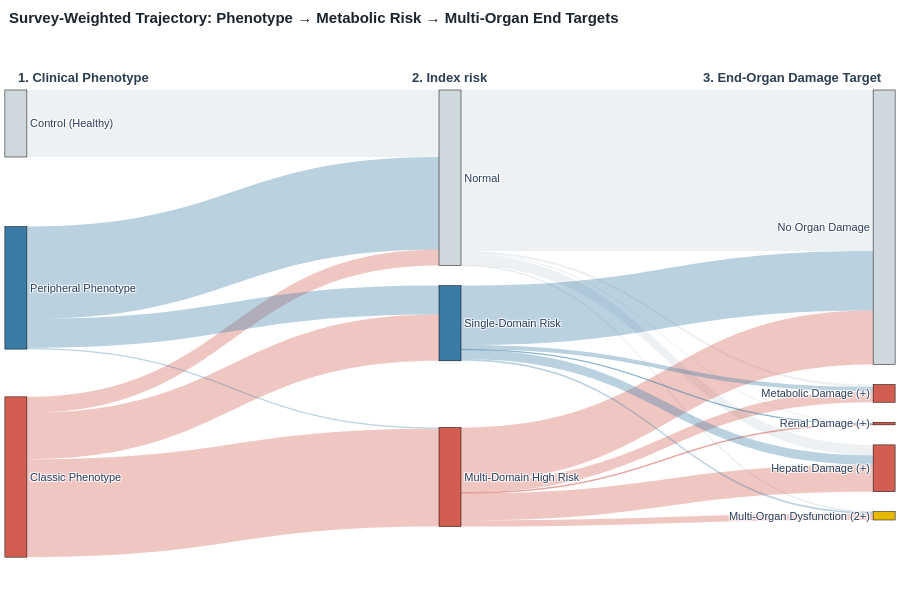

Here is the notebook cell this chart was saved with:
### Markdown cell above
#### **Phenotype $\rightarrow$ Domain Clustering $\rightarrow$ End-Organ Targets**

Evaluating risk accumulation across individual pathology domains (Renal, Metabolic, or Hepatic) demonstrates how physical phenotypes drive single- versus multi-domain organ vulnerability:

- **Domain Definitions:**

    - **Single-Domain Risk:** Isolated involvement of exactly one target organ domain (Renal, Metabolic, or Hepatic).
    - **Multi-Domain High Risk:** Concurrent pathology fulfilling end-organ damage criteria across at least two ($\ge 2$) distinct domains.
- **Flow Trajectories:**
    - **Peripheral Phenotype:** Primarily feeds into the Normal or Single-Domain Risk intermediate tiers, terminating mostly in No Organ Damage or isolated single-organ endpoints (dominated by Hepatic Damage).`
    - **Classic Phenotype:** Generates the vast majority of the Multi-Domain High Risk intermediate pool.
    - **Downstream Convergence:** The Multi-Domain High Risk intermediate stream flows almost entirely into single-domain endpoints (Hepatic and Metabolic Damage), demonstrating that visceral adiposity triggers mostly hepatic end-organ damage.

### Code cell
"""
Instantiate the Visualizer class with the composite end-organ damage column and create a new 
composite column for domain risks based on specific indices thresholds
"""
viz = Visualizer(sankey_df)
index_df = viz.prepare_two_index_sankey(metabolic_index="mets_ir_cutoff", hepatic_index="fli_rule_in")

# Tier order mapping
explicit_order_framework = {
    "phenotype": ["control", "peripheral", "classic"],
    "index_risk_tier": ["Low Index Risk", "Single-Domain Risk", "Multi-Domain High Risk"],
    "end_organ_outcome": [
        "none",
        "metabolic_only",
        "renal_only",
        "hepatic_only",
        "multi_organ",
    ],
}

# Tier label mapping
nested_labels_framework = {
    "phenotype": {
        "control": "Control (Healthy)",
        "peripheral": "Peripheral Phenotype",
        "classic": "Classic Phenotype",
    },
    "index_risk_tier": {
        "Low Index Risk": "Normal",
        "Single-Domain Risk": "Single-Domain Risk",
        "Multi-Domain High Risk": "Multi-Domain High Risk"
    },
    "end_organ_outcome": {
        "none": "No Organ Damage",
        "metabolic_only": "Metabolic Damage (+)",
        "renal_only": "Renal Damage (+)",
        "hepatic_only": "Hepatic Damage (+)",
        "multi_organ": "Multi-Organ Dysfunction (2+)",
    },
}

# Tier color mapping
nested_colors_framework = {
    "phenotype": {
        "control": "#CFD8DC",  
        "peripheral": "#3b7ca7",  
        "classic": "#d25d51",  
    },
    "index_risk_tier": {
        "Low Index Risk": "#CFD8DC",  
        "Single-Domain Risk": "#3b7ca7",  
        "Multi-Domain High Risk": "#d25d51",  
    },
    "end_organ_outcome": {
        "none": "#CFD8DC",  
        "metabolic_only": "#d25d51",  
        "renal_only": "#d25d51",  
        "hepatic_only": "#d25d51",  
        "multi_organ": "#e6b800",  
    },
}

fig_framework = viz.patient_sankey(
    df=index_df,
    tiers=["phenotype", "index_risk_tier", "end_organ_outcome"],
    tier_names=[
        "1. Clinical Phenotype",
        "2. Index risk",
        "3. End-Organ Damage Target",
    ],
    tier_order=explicit_order_framework,
    label_map=nested_labels_framework,
    color_map=nested_colors_framework,
    weight_col="WTSAF2YR",
    title="Survey-Weighted Trajectory: Phenotype → Metabolic Risk → Multi-Organ End Targets",
)

fig_framework.show()

### Figure 1 — Plotly figure (JSON) as saved in the notebook; plotly's stock layout.template omitted (floating-point values rounded to 4 significant figures)
{"data": [{"arrangement": "snap", "link": {"color": ["rgba(210, 93, 81, 0.35)", "rgba(210, 93, 81, 0.35)", "rgba(210, 93, 81, 0.35)", "rgba(207, 216, 220, 0.35)", "rgba(59, 124, 167, 0.35)", "rgba(59, 124, 167, 0.35)", "rgba(59, 124, 167, 0.35)", "rgba(207, 216, 220, 0.35)", "rgba(207, 216, 220, 0.35)", "rgba(207, 216, 220, 0.35)", "rgba(207, 216, 220, 0.35)", "rgba(207, 216, 220, 0.35)", "rgba(210, 93, 81, 0.35)", "rgba(210, 93, 81, 0.35)", "rgba(210, 93, 81, 0.35)", "rgba(210, 93, 81, 0.35)", "rgba(210, 93, 81, 0.35)", "rgba(59, 124, 167, 0.35)", "rgba(59, 124, 167, 0.35)", "rgba(59, 124, 167, 0.35)", "rgba(59, 124, 167, 0.35)", "rgba(59, 124, 167, 0.35)"], "source": [2, 2, 2, 0, 1, 1, 1, 3, 3, 3, 3, 3, 5, 5, 5, 5, 5, 4, 4, 4, 4, 4], "target": [3, 5, 4, 3, 3, 5, 4, 9, 7, 10, 6, 8, 9, 7, 10, 6, 8, 9, 7, 10, 6, 8], "value": [6968000.0, 42440000.0, 20070000.0, 29040000.0, 40080000.0, 531100.0, 12550000.0, 4539000.0, 1095000.0, 134400.0, 69730000.0, 581200.0, 11700000.0, 4813000.0, 2706000.0, 23430000.0, 320500.0, 4032000.0, 1814000.0, 773900.0, 25790000.0, 209500.0]}, "node": {"color": ["#CFD8DC", "#3b7ca7", "#d25d51", "#CFD8DC", "#3b7ca7", "#d25d51", "#CFD8DC", "#d25d51", "#d25d51", "#d25d51", "#e6b800"], "label": ["Control (Healthy)", "Peripheral Phenotype", "Classic Phenotype", "Normal", "Single-Domain Risk", "Multi-Domain High Risk", "No Organ Damage", "Metabolic Damage (+)", "Renal Damage (+)", "Hepatic Damage (+)", "Multi-Organ Dysfunction (2+)"], "line": {"color": "black", "width": 0.5}, "pad": 20, "thickness": 22, "x": [0.001, 0.001, 0.001, 0.5, 0.5, 0.5, 0.999, 0.999, 0.999, 0.999, 0.999], "y": [0.02, 0.46, 0.9, 0.02, 0.46, 0.9, 0.02, 0.24, 0.46, 0.68, 0.9]}, "type": "sankey"}], "layout": {"annotations": [{"font": {"color": "#2c3e50", "size": 13}, "showarrow": false, "text": "<b>1. Clinical Phenotype</b>", "x": 0.001, "xanchor": "left", "xref": "paper", "y": 1.05, "yref": "paper"}, {"font": {"color": "#2c3e50", "size": 13}, "showarrow": false, "text": "<b>2. Index risk</b>", "x": 0.5, "xanchor": "center", "xref": "paper", "y": 1.05, "yref": "paper"}, {"font": {"color": "#2c3e50", "size": 13}, "showarrow": false, "text": "<b>3. End-Organ Damage Target</b>", "x": 0.999, "xanchor": "right", "xref": "paper", "y": 1.05, "yref": "paper"}], "autosize": true, "font": {"family": "Arial", "size": 11}, "height": 600, "margin": {"b": 80, "l": 15, "r": 15, "t": 90}, "title": {"font": {"color": "#1a252f", "size": 15}, "text": "<b>Survey-Weighted Trajectory: Phenotype → Metabolic Risk → Multi-Organ End Targets</b>", "x": 0.01, "xanchor": "left", "y": 0.98, "yanchor": "top"}}}
